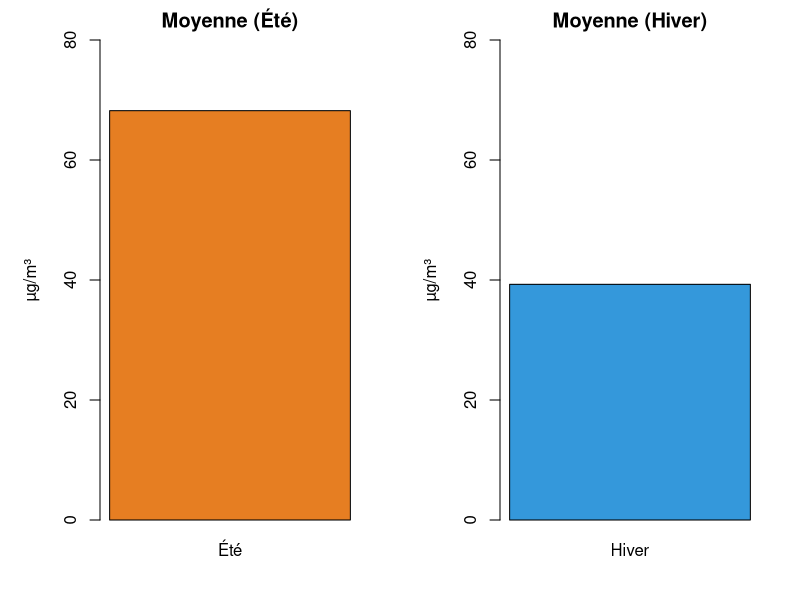
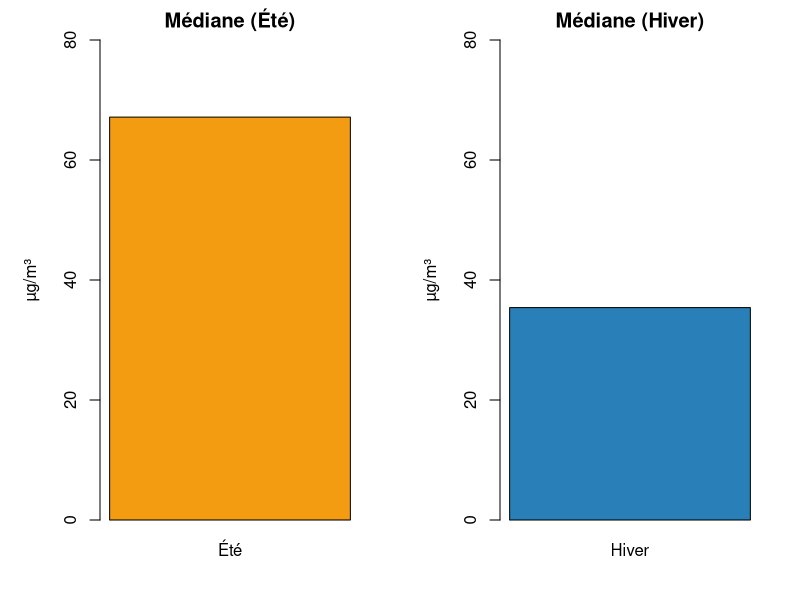
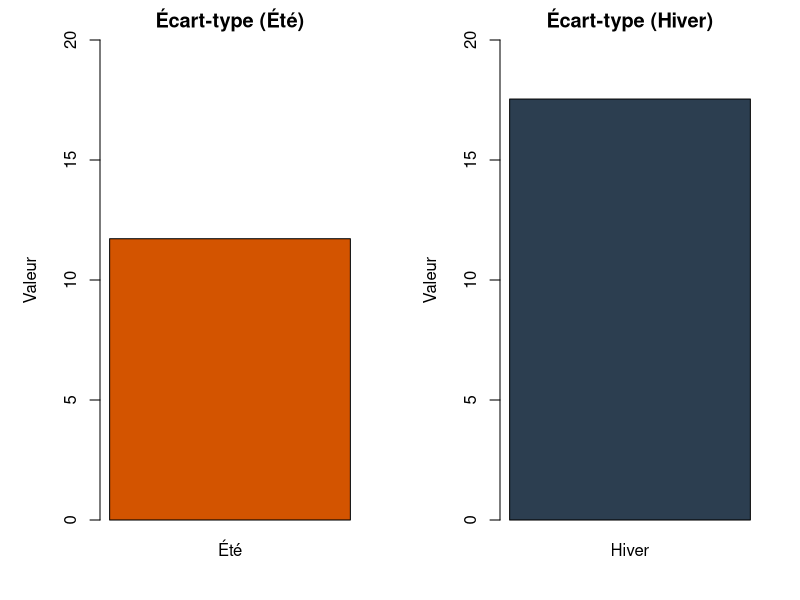
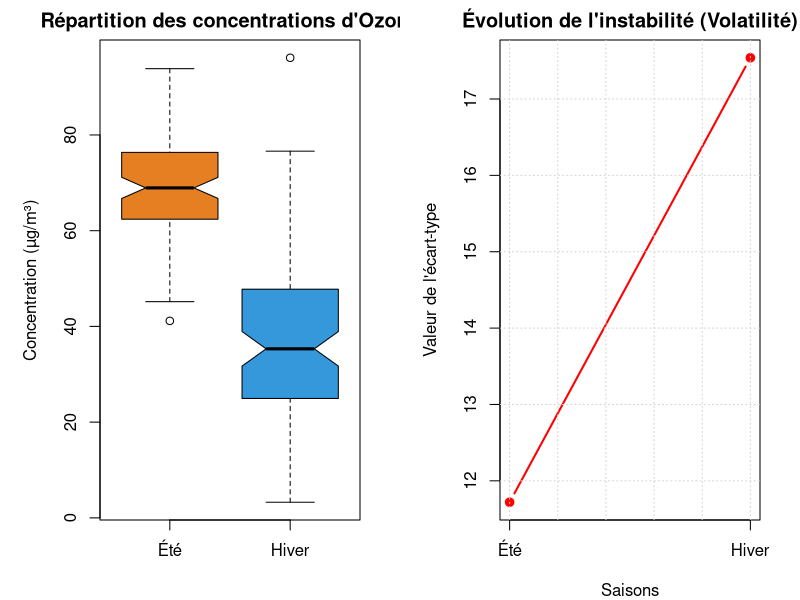

Write the R code that produced these figures, in order.
## ---- chunk 1
Toulouse_ete <- read.csv("stats_ete.csv", stringsAsFactors = T)
## ---- chunk 2
summary(Toulouse_ete)
## ---- chunk 3
Toulouse_hiver <- read.csv("stats_hiver.csv", stringsAsFactors = T)
## ---- chunk 4
summary(Toulouse_hiver)
## ---- chunk 5
saisons <- c("Été", "Hiver")
moyennes <- c(68.22, 39.28)
medianes <- c(67.15, 35.40)
ecarts <- c(11.72, 17.54)

par(mfrow = c(1, 2), mar = c(4, 5, 2, 2))


barplot(moyennes[1], names.arg = "Été", col = "#E67E22", main = "Moyenne (Été)", ylab = "µg/m³", ylim = c(0, 80))
barplot(moyennes[2], names.arg = "Hiver", col = "#3498DB", main = "Moyenne (Hiver)", ylab = "µg/m³", ylim = c(0, 80))
## ---- chunk 6
par(mfrow = c(1, 2), mar = c(4, 5, 2, 2))

barplot(medianes[1], names.arg = "Été", col = "#F39C12", main = "Médiane (Été)", ylab = "µg/m³", ylim = c(0, 80))
barplot(medianes[2], names.arg = "Hiver", col = "#2980B9", main = "Médiane (Hiver)", ylab = "µg/m³", ylim = c(0, 80))
## ---- chunk 7

par(mfrow = c(1, 2), mar = c(4, 5, 2, 2))

barplot(ecarts[1], names.arg = "Été", col = "#D35400", main = "Écart-type (Été)", ylab = "Valeur", ylim = c(0, 20))
barplot(ecarts[2], names.arg = "Hiver", col = "#2C3E50", main = "Écart-type (Hiver)", ylab = "Valeur", ylim = c(0, 20))
## ---- chunk 8
set.seed(123)
donnees_ete <- rnorm(100, mean = 68.22, sd = 11.72)
donnees_hiver <- rnorm(100, mean = 39.28, sd = 17.54)

# Création du Boxplot
boxplot(donnees_ete, donnees_hiver, 
        names = c("Été", "Hiver"),
        col = c("#E67E22", "#3498DB"),
        main = "Répartition des concentrations d'Ozone",
        ylab = "Concentration (µg/m³)",
        notch = TRUE) # Le notch montre l'intervalle de confiance de la médiane
## ---- chunk 9
ecarts <- c(11.72, 17.54)

plot(ecarts, type = "b", pch = 19, col = "red", lwd = 2,
     xaxt = "n", # On enlève l'axe X par défaut pour le personnaliser
     xlab = "Saisons", ylab = "Valeur de l'écart-type",
     main = "Évolution de l'instabilité (Volatilité)")

axis(1, at = 1:2, labels = c("Été", "Hiver"))
grid() # Ajoute une grille pour mieux lire les valeurs
